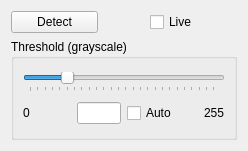
<?xml version="1.0" encoding="UTF-8"?>
<ui version="4.0">
 <class>Blade::TaskBoxImage</class>
 <widget class="QWidget" name="Blade::TaskBoxImage">
  <property name="geometry">
   <rect>
    <x>0</x>
    <y>0</y>
    <width>248</width>
    <height>151</height>
   </rect>
  </property>
  <property name="windowTitle">
   <string>Image</string>
  </property>
  <layout class="QGridLayout" name="gridLayout_2">
   <item row="0" column="1">
    <spacer name="horizontalSpacer_3">
     <property name="orientation">
      <enum>Qt::Horizontal</enum>
     </property>
     <property name="sizeType">
      <enum>QSizePolicy::Fixed</enum>
     </property>
     <property name="sizeHint" stdset="0">
      <size>
       <width>40</width>
       <height>20</height>
      </size>
     </property>
    </spacer>
   </item>
   <item row="1" column="0" colspan="3">
    <widget class="QGroupBox" name="groupBox">
     <property name="title">
      <string>Threshold (grayscale)</string>
     </property>
     <layout class="QGridLayout" name="gridLayout">
      <item row="1" column="4">
       <spacer name="horizontalSpacer_2">
        <property name="orientation">
         <enum>Qt::Horizontal</enum>
        </property>
        <property name="sizeHint" stdset="0">
         <size>
          <width>80</width>
          <height>20</height>
         </size>
        </property>
       </spacer>
      </item>
      <item row="1" column="0">
       <widget class="QLabel" name="label">
        <property name="text">
         <string>0</string>
        </property>
       </widget>
      </item>
      <item row="1" column="5">
       <widget class="QLabel" name="label_2">
        <property name="text">
         <string>255</string>
        </property>
       </widget>
      </item>
      <item row="1" column="1">
       <spacer name="horizontalSpacer">
        <property name="orientation">
         <enum>Qt::Horizontal</enum>
        </property>
        <property name="sizeHint" stdset="0">
         <size>
          <width>100</width>
          <height>20</height>
         </size>
        </property>
       </spacer>
      </item>
      <item row="1" column="3">
       <widget class="QCheckBox" name="cbThresholdAuto">
        <property name="text">
         <string>Auto</string>
        </property>
       </widget>
      </item>
      <item row="0" column="0" colspan="6">
       <widget class="QSlider" name="sliderThreshold">
        <property name="minimum">
         <number>0</number>
        </property>
        <property name="maximum">
         <number>255</number>
        </property>
        <property name="value">
         <number>50</number>
        </property>
        <property name="orientation">
         <enum>Qt::Horizontal</enum>
        </property>
        <property name="tickPosition">
         <enum>QSlider::TicksBelow</enum>
        </property>
       </widget>
      </item>
      <item row="1" column="2">
       <widget class="QLineEdit" name="edtThreshold">
        <property name="alignment">
         <set>Qt::AlignCenter</set>
        </property>
       </widget>
      </item>
     </layout>
    </widget>
   </item>
   <item row="0" column="0">
    <widget class="QPushButton" name="pbDetect">
     <property name="text">
      <string>Detect</string>
     </property>
    </widget>
   </item>
   <item row="0" column="2">
    <widget class="QCheckBox" name="cbLive">
     <property name="text">
      <string>Live</string>
     </property>
    </widget>
   </item>
  </layout>
 </widget>
 <resources/>
 <connections/>
</ui>
